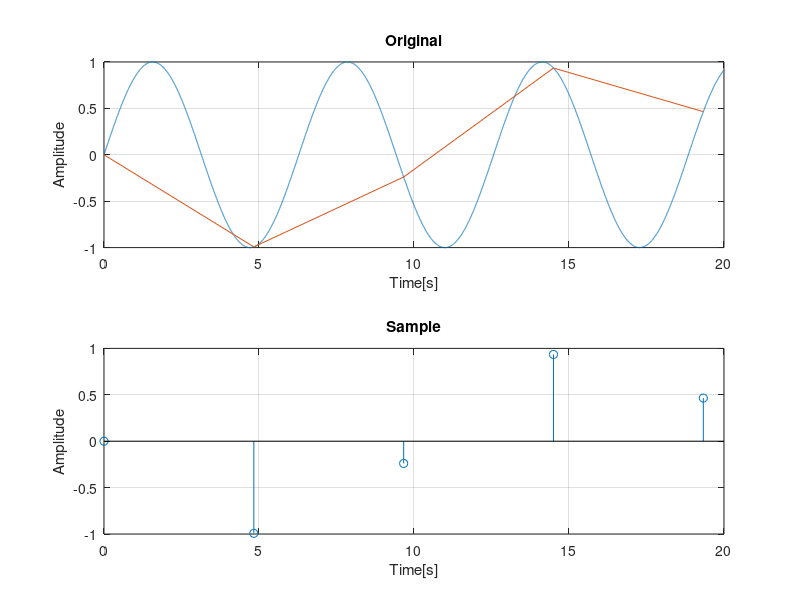

MATLAB code for this plot:
Tmax= 20;

W=1;
f=W/(2*pi);
t=0:0.001:Tmax;
y=sin(W*t);

Ws=1.3;
fs=Ws/(2*pi);
ts=0:1/fs:Tmax;
ys=sin(W*ts);

subplot(2,1,1);
plot(t,y);
hold on;
plot(ts,ys);
xlabel('Time[s]');
ylabel('Amplitude');
title('Original');
grid on;

subplot(2,1,2);
stem(ts,ys);
xlabel('Time[s]');
ylabel('Amplitude');
title('Sample');
grid on;

